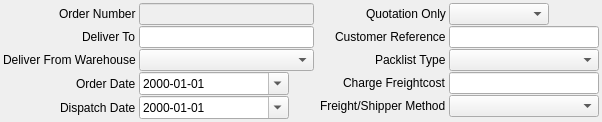
         <widget class="QWidget" name="tab_3">
          <attribute name="title">
           <string>Delivery</string>
          </attribute>
          <layout class="QGridLayout" name="gridLayout_4">
           <property name="leftMargin">
            <number>3</number>
           </property>
           <property name="topMargin">
            <number>3</number>
           </property>
           <property name="rightMargin">
            <number>3</number>
           </property>
           <property name="bottomMargin">
            <number>3</number>
           </property>
           <property name="verticalSpacing">
            <number>3</number>
           </property>
           <item row="0" column="0">
            <layout class="QFormLayout" name="formLayout_3">
             <property name="fieldGrowthPolicy">
              <enum>QFormLayout::AllNonFixedFieldsGrow</enum>
             </property>
             <property name="labelAlignment">
              <set>Qt::AlignRight|Qt::AlignTrailing|Qt::AlignVCenter</set>
             </property>
             <property name="horizontalSpacing">
              <number>3</number>
             </property>
             <property name="verticalSpacing">
              <number>1</number>
             </property>
             <item row="1" column="0">
              <widget class="QLabel" name="label_2">
               <property name="text">
                <string>Deliver To</string>
               </property>
              </widget>
             </item>
             <item row="1" column="1">
              <widget class="QLineEdit" name="leDeliverTo">
               <property name="enabled">
                <bool>true</bool>
               </property>
               <property name="minimumSize">
                <size>
                 <width>175</width>
                 <height>0</height>
                </size>
               </property>
               <property name="maximumSize">
                <size>
                 <width>16777215</width>
                 <height>16777215</height>
                </size>
               </property>
              </widget>
             </item>
             <item row="2" column="0">
              <widget class="QLabel" name="label_3">
               <property name="text">
                <string>Deliver From Warehouse</string>
               </property>
              </widget>
             </item>
             <item row="2" column="1">
              <widget class="QComboBox" name="cbWarehouse">
               <property name="minimumSize">
                <size>
                 <width>175</width>
                 <height>0</height>
                </size>
               </property>
               <property name="maximumSize">
                <size>
                 <width>175</width>
                 <height>16777215</height>
                </size>
               </property>
              </widget>
             </item>
             <item row="0" column="0">
              <widget class="QLabel" name="label_32">
               <property name="text">
                <string>Order Number</string>
               </property>
              </widget>
             </item>
             <item row="0" column="1">
              <widget class="QLineEdit" name="leOrderNo">
               <property name="enabled">
                <bool>false</bool>
               </property>
               <property name="readOnly">
                <bool>true</bool>
               </property>
              </widget>
             </item>
             <item row="4" column="0">
              <widget class="QLabel" name="label_4">
               <property name="text">
                <string>Dispatch Date</string>
               </property>
              </widget>
             </item>
             <item row="3" column="0">
              <widget class="QLabel" name="label_33">
               <property name="text">
                <string>Order Date</string>
               </property>
              </widget>
             </item>
             <item row="3" column="1">
              <widget class="QDateEdit" name="dteOrderDate">
               <property name="minimumSize">
                <size>
                 <width>150</width>
                 <height>0</height>
                </size>
               </property>
               <property name="maximumSize">
                <size>
                 <width>150</width>
                 <height>16777215</height>
                </size>
               </property>
               <property name="displayFormat">
                <string>yyyy-MM-dd</string>
               </property>
               <property name="calendarPopup">
                <bool>true</bool>
               </property>
              </widget>
             </item>
             <item row="4" column="1">
              <widget class="QDateEdit" name="dteDispatchDate">
               <property name="minimumSize">
                <size>
                 <width>150</width>
                 <height>0</height>
                </size>
               </property>
               <property name="maximumSize">
                <size>
                 <width>150</width>
                 <height>16777215</height>
                </size>
               </property>
               <property name="displayFormat">
                <string>yyyy-MM-dd</string>
               </property>
               <property name="calendarPopup">
                <bool>true</bool>
               </property>
              </widget>
             </item>
            </layout>
           </item>
           <item row="0" column="1">
            <layout class="QFormLayout" name="formLayout_4">
             <property name="fieldGrowthPolicy">
              <enum>QFormLayout::AllNonFixedFieldsGrow</enum>
             </property>
             <property name="labelAlignment">
              <set>Qt::AlignRight|Qt::AlignTrailing|Qt::AlignVCenter</set>
             </property>
             <property name="horizontalSpacing">
              <number>3</number>
             </property>
             <property name="verticalSpacing">
              <number>1</number>
             </property>
             <item row="0" column="0">
              <widget class="QLabel" name="label_18">
               <property name="text">
                <string>Quotation Only</string>
               </property>
              </widget>
             </item>
             <item row="0" column="1">
              <widget class="QComboBox" name="cbQuotationOnly">
               <property name="minimumSize">
                <size>
                 <width>100</width>
                 <height>0</height>
                </size>
               </property>
               <property name="maximumSize">
                <size>
                 <width>100</width>
                 <height>16777215</height>
                </size>
               </property>
              </widget>
             </item>
             <item row="1" column="0">
              <widget class="QLabel" name="label_13">
               <property name="text">
                <string>Customer Reference</string>
               </property>
              </widget>
             </item>
             <item row="1" column="1">
              <widget class="QLineEdit" name="leCustomerReference">
               <property name="minimumSize">
                <size>
                 <width>150</width>
                 <height>0</height>
                </size>
               </property>
               <property name="maximumSize">
                <size>
                 <width>16777215</width>
                 <height>16777215</height>
                </size>
               </property>
              </widget>
             </item>
             <item row="3" column="0">
              <widget class="QLabel" name="label_15">
               <property name="text">
                <string>Packlist Type</string>
               </property>
              </widget>
             </item>
             <item row="3" column="1">
              <widget class="QComboBox" name="cbPacklistType">
               <property name="minimumSize">
                <size>
                 <width>150</width>
                 <height>0</height>
                </size>
               </property>
              </widget>
             </item>
             <item row="4" column="0">
              <widget class="QLabel" name="label_16">
               <property name="text">
                <string>Charge Freightcost</string>
               </property>
              </widget>
             </item>
             <item row="4" column="1">
              <widget class="QLineEdit" name="leChargeFreightcost">
               <property name="enabled">
                <bool>true</bool>
               </property>
              </widget>
             </item>
             <item row="5" column="0">
              <widget class="QLabel" name="label_17">
               <property name="text">
                <string>Freight/Shipper Method</string>
               </property>
              </widget>
             </item>
             <item row="5" column="1">
              <widget class="QComboBox" name="cbFreightMethod">
               <property name="minimumSize">
                <size>
                 <width>150</width>
                 <height>0</height>
                </size>
               </property>
               <property name="maximumSize">
                <size>
                 <width>150</width>
                 <height>16777215</height>
                </size>
               </property>
              </widget>
             </item>
            </layout>
           </item>
          </layout>
         </widget>
